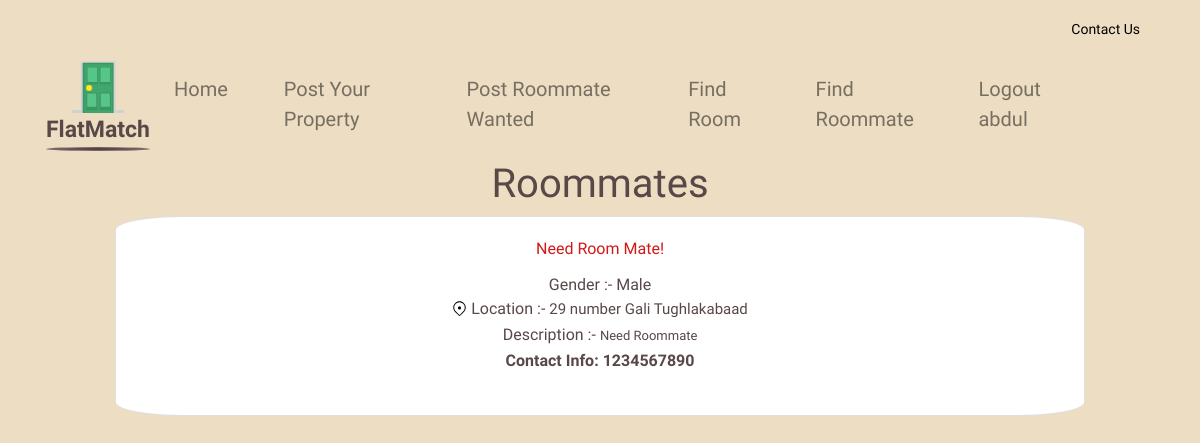
Screenshot of /roommate?id=1 (signed in) with the database file from the repository.
### tables this page shows
CREATE TABLE Roommate (
                id INTEGER PRIMARY KEY,
                address TEXT,   
                gender TEXT,
                description TEXT,
                contact TEXT,
                latitude REAL,
                longitude REAL
                 );

### app.py (the view)
@app.route('/roommate', methods=['GET', 'POST'])
def get_roommates():
    conn = sqlite3.connect('dummy.db')
    c = conn.cursor()
    roommate_id = request.args.get('id')
    print("id== ", roommate_id)
    if 'username' in session:
        username = session['username']
        print("username=",username)
        if roommate_id == 'all':
            c.execute("SELECT id,address,gender,description FROM Roommate")
            roommates = c.fetchall()
            conn.close()
            return render_template('roommate.html', roommates=roommates, username=username)
        elif roommate_id and roommate_id.isdigit():
            c.execute("SELECT * FROM Roommate WHERE id=?", (roommate_id,))
            roommate = c.fetchone()
            if roommate:
                conn.close()
                return render_template('roommate.html', roommates=[roommate], username=username)
            else:
                conn.close()
                return jsonify({'message': 'Roommate not found'}), 404
    else:
        conn.close()
        flash('You Need to login First,and Please try again.', 'error')
        return redirect(url_for('login'))

### templates/roommate.html (shortened to what this page needs)
{% extends "base.html" %}
{% block content %}
<h1 class="text-center">Roommates</h1>
<div class="row ">
    {% for roommate in roommates %}
    <div class="col-md-10" style="margin-bottom: 2.5rem;">
        <div class="card" style="border-radius: 7%;">
            <div class="card-body customised-roommate-fonts-colors" style="text-align: center;">
                <h7 class="card-title" >Need Room Mate!</h7>
                <div style="display: block;">
                    <p class="card-text" style="display: inline; font-family: var(--font-kodchasan);">Gender :- </p>
                    <p class="card-text" id="gender" style="display: inline;">{{ roommate[2] }}</p>
                </div>
                <div style="display: block; ">
                    <img src="/static/location.svg" style="vertical-align: top; margin-top: 4px; width: 15px;" alt="">
                    <p class="card-text" style="display: inline; vertical-align: top; font-family: var(--font-kodchasan);">Location :- </p>
                    <p class="card-text" style="display: inline-block; max-width: 65%; text-overflow: ellipsis;text-align: left;font-size: 15px;">{{ roommate[1] }}</p>
                </div>
                <div style="display: block; margin-top: 2px;">
                    <p class="card-text" style="display: inline; vertical-align: top; font-family: var(--font-kodchasan);">Description :- </p>
                    <p class="card-text" style="display: inline-block; max-width: 65%; text-overflow: ellipsis;text-align: left; font-size: 13px;">{{ roommate[3] }}</p>
                </div>
                {% if roommate[4] %}
                <div>
                    <p class="card-text" style="font-weight: 600; margin-top: 2px;">Contact Info: {{ roommate[4] }}</p>
                </div>
                {% else %}
                <a href="/roommate?id={{ roommate[0] }}" style="margin-top: 5px;" class="btn btn-primary rounded-pill customised-btn">Connect with Roommate</a>
                {% endif %}
            </div>
        </div>
    </div>
    {% endfor %}
</div>
{% endblock %}

### static/style.css (style rules this page uses)
body { font-family: Arial, sans-serif; margin: 0; padding: 0; font-size: var(--font-size-lgi); color: var(--color-dimgray); font-family: var(--font-marko-one); background-color: rgba(228, 205, 165, 0.66); }
:root { --font-marko-one: "Marko One"; --font-kufam: Kufam; --font-kodchasan: Kodchasan; --font-kantumruy: Kantumruy; --font-kadwa: Kadwa; --font-marcellus-sc: "Marcellus SC"; --color-white: #fff; --color-sandybrown: #edbc69; --color-dimgray: #584848; --color-red: #ff1010; --color-gray: rgba(255, 253, 253, 0); --color-darkgray: #b2a390; --color-gainsboro: #d9d9d9; }
.row { justify-content: center; margin-right: 0px; margin-left: 0px; }
.card { flex-wrap: wrap; align-items: normal; }
.card-title { display: flex; justify-content: center; }
.card-text:last-child { justify-content: center; display: flex; }
.customised-roommate-fonts-colors>h7 { color: #d31818; font-family: var(--font-kufam); }
.customised-roommate-fonts-colors div p { color: var(--color-dimgray); font-family: var(--font-kufam); }

### rows the page displays
Roommate: gender "Male", address "29 number Gali Tughlakabaad", description "Need Roommate", contact "1234567890"

### other values shown
{{ username }} "abdul"
